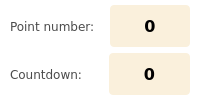
          <widget class="QFrame" name="verticalFrame_6">
           <property name="styleSheet">
            <string notr="true">background-color: rgb(255, 255, 255);
border-radius: 4px;</string>
           </property>
           <layout class="QVBoxLayout" name="verticalLayout_10" stretch="1,1">
            <property name="leftMargin">
             <number>5</number>
            </property>
            <property name="topMargin">
             <number>5</number>
            </property>
            <property name="rightMargin">
             <number>5</number>
            </property>
            <property name="bottomMargin">
             <number>5</number>
            </property>
            <item>
             <layout class="QHBoxLayout" name="horizontalLayout_21" stretch="1,1">
              <property name="spacing">
               <number>15</number>
              </property>
              <property name="leftMargin">
               <number>5</number>
              </property>
              <property name="rightMargin">
               <number>5</number>
              </property>
              <item>
               <widget class="QLabel" name="static_odsc_label_11">
                <property name="font">
                 <font>
                  <family>Verdana</family>
                  <pointsize>9</pointsize>
                  <weight>50</weight>
                  <bold>false</bold>
                 </font>
                </property>
                <property name="styleSheet">
                 <string notr="true">color: rgb(75, 75, 75);</string>
                </property>
                <property name="text">
                 <string>Point number:</string>
                </property>
               </widget>
              </item>
              <item>
               <widget class="QLabel" name="pyqt5_dynamic_odsc_label_current_point">
                <property name="minimumSize">
                 <size>
                  <width>50</width>
                  <height>0</height>
                 </size>
                </property>
                <property name="font">
                 <font>
                  <family>Verdana</family>
                  <pointsize>12</pointsize>
                  <weight>75</weight>
                  <bold>true</bold>
                 </font>
                </property>
                <property name="styleSheet">
                 <string notr="true">border-radius: 4px;
padding: 5px;
background-color: rgb(250,240,220);
</string>
                </property>
                <property name="text">
                 <string>0</string>
                </property>
                <property name="alignment">
                 <set>Qt::AlignCenter</set>
                </property>
               </widget>
              </item>
             </layout>
            </item>
            <item>
             <layout class="QHBoxLayout" name="horizontalLayout_23" stretch="1,1">
              <property name="spacing">
               <number>15</number>
              </property>
              <property name="leftMargin">
               <number>5</number>
              </property>
              <property name="rightMargin">
               <number>5</number>
              </property>
              <item>
               <widget class="QLabel" name="static_odsc_label_7">
                <property name="font">
                 <font>
                  <family>Verdana</family>
                  <pointsize>9</pointsize>
                  <weight>50</weight>
                  <bold>false</bold>
                 </font>
                </property>
                <property name="styleSheet">
                 <string notr="true">color: rgb(75, 75, 75);</string>
                </property>
                <property name="text">
                 <string>Countdown:   </string>
                </property>
               </widget>
              </item>
              <item>
               <widget class="QLabel" name="pyqt5_dynamic_odsc_label_countdown">
                <property name="minimumSize">
                 <size>
                  <width>50</width>
                  <height>0</height>
                 </size>
                </property>
                <property name="font">
                 <font>
                  <family>Verdana</family>
                  <pointsize>12</pointsize>
                  <weight>75</weight>
                  <bold>true</bold>
                 </font>
                </property>
                <property name="styleSheet">
                 <string notr="true">border-radius: 4px;
padding: 5px;
background-color: rgb(250,240,220);
</string>
                </property>
                <property name="text">
                 <string>0</string>
                </property>
                <property name="alignment">
                 <set>Qt::AlignCenter</set>
                </property>
               </widget>
              </item>
             </layout>
            </item>
           </layout>
          </widget>
